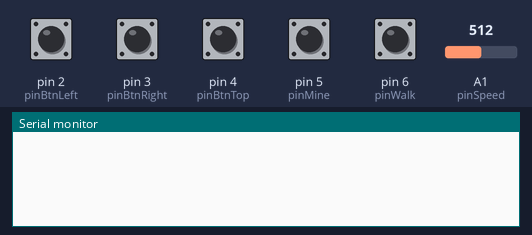
Recording of a sketch running on a simulated Arduino Leonardo, built with avr-gcc and run on an emulated ATmega32U4. Shown: the last lines printed to the serial monitor. Inputs (shaded band) come from the test bench; at power-on: pin 2 (pinBtnLeft), pin 3 (pinBtnRight), pin 4 (pinBtnTop), pin 5 (pinMine), pin 6 (pinWalk) HIGH, A1 (pinSpeed) = 512. USB keyboard and mouse output is not drawn.

Above: at 1.3 s.
1.4 s: pin 5 (pinMine) pulled LOW for 0.15 s
At 2.9 s:
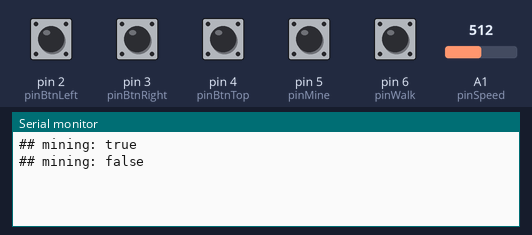
3.5 s: pin 6 (pinWalk) pulled LOW for 0.15 s
At 4.4 s:
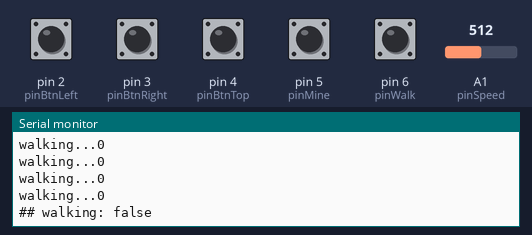

The sketch:

7dtd-autominer.ino
```cpp
/*
  7dtd-auto-miner
  0.0
*/

#include "Keyboard.h"
#include "Mouse.h"

#define pinBtnLeft 2
#define pinBtnRight 3
#define pinBtnTop 4
#define pinMine 5
#define pinWalk 6
#define pinSway A0
#define pinSpeed A1

const int swayDistancePlus = 50;
const int swayDistanceMinus = -50;

const int intervalInput = 500; // ms, interval of the input check loop
const int intervalSwayMin = 1;
const int intervalSwayMax = 10;
int intervalWalk = 10; // ms, interval of the walking loop

unsigned long currMs = 0;
unsigned long lastMain = 0;
unsigned long lastSway = 0;
unsigned long lastWalk = 0;

bool mining = false;
bool walking = false;
bool stateBtnLeft = false;
bool stateBtnRight = false;
bool stateBtnTop = false;
bool stateBtnMine = false;
bool stateBtnWalk = false;
int mouseSway = 0;
int walkSpeed = 0;

int swayPosition = 0;
int intervalSway = 10; // ms, will get modified during runtime
bool swayDirection = false; // false =  up, true = down

void setup() {
  // init Inputs
  pinMode(pinBtnLeft, INPUT_PULLUP);
  pinMode(pinBtnRight, INPUT_PULLUP);
  pinMode(pinBtnTop, INPUT_PULLUP);
  pinMode(pinMine, INPUT_PULLUP);
  pinMode(pinWalk, INPUT_PULLUP);

  Serial.begin(9600);

  // inint USB Hid
  Mouse.begin();
  Keyboard.begin();
}

void loop() {
  currMs = millis();
  if (currMs - lastMain >= intervalInput)
  {
    lastMain = currMs;

    updateInputStates();
    updateAnalogValues();

    //    Serial.println("### currMs - last ###");
    //    Serial.print(currMs - last);
    //    Serial.println("ms");

    //updateKeys();
  }
  updateKeys();
}

void updateInputStates()
{
  stateBtnLeft = !digitalRead(pinBtnLeft);
  stateBtnRight = !digitalRead(pinBtnRight);
  stateBtnTop = !digitalRead(pinBtnTop);
  stateBtnMine = !digitalRead(pinMine);
  stateBtnWalk = !digitalRead(pinWalk);

  //  Serial.println("### btnstates ###");
  //  Serial.println(stateBtnLeft);
  //  Serial.println(stateBtnRight);
  //  Serial.println(stateBtnTop);
  //  Serial.println(stateBtnMine);
  //  Serial.println(stateBtnWalk);
}

void updateAnalogValues()
{
  if (mining)
  {
    mouseSway = analogRead(pinSway);
    intervalSway = map(mouseSway, 0, 1023, intervalSwayMax, intervalSwayMin);
  }
  if (walking)
  {
    walkSpeed = analogRead(pinSpeed);
  }
}

void updateKeys()
{
  if (mining != stateBtnMine)
  {
    if (mining)
    {
      // was active deactivate
      mining = false;
      if (Mouse.isPressed(MOUSE_LEFT)) {
        Mouse.release(MOUSE_LEFT);
      }
    }
    else
    {
      // was active activate
      mining = true;
      if (!Mouse.isPressed(MOUSE_LEFT)) {
        Mouse.press(MOUSE_LEFT);
      }
    }
    Serial.print("## mining: ");
    Serial.println(mining ? "true" : "false");
  }

  if (mining)
  {
    processSway();

//    Serial.print("mining...");
//    Serial.println(mouseSway);
  }


  if (walking != stateBtnWalk)
  {
    if (walking)
    {
      // was active deactivate
      walking = false;
    }
    else
    {
      // was active activate
      walking = true;
    }

    Serial.print("## walking: ");
    Serial.println(walking ? "true" : "false");
  }

  if (walking)
  {
    Serial.print("walking...");
    Serial.println(walkSpeed);
  }
}

void processSway()
{
  if (currMs - lastSway >= intervalSway)
  {
    lastSway = currMs;
    if (swayPosition >= swayDistanceMinus && swayDirection == false)
    {
      if (swayPosition < swayDistancePlus)
      {
        swayPosition++;
        Mouse.move(0, 1, 0);
      }
      else
      {
        swayPosition--;
        swayDirection = true;
        Mouse.move(0, -1, 0);
      }
    }
    else if (swayPosition <= swayDistancePlus && swayDirection == true)
    {
      if (swayPosition > swayDistanceMinus)
      {
        swayPosition--;
        Mouse.move(0, -1, 0);
      }
      else
      {
        swayPosition++;
        swayDirection = false;
        Mouse.move(0, 1, 0);
      }
    }

//    Serial.print("swayPos: ");
//    Serial.print(swayPosition);
//    Serial.print(" ");
//    for(int i = swayDistanceMinus; i < swayPosition; i++)
//    {
//      Serial.print("#");
//    }
//    Serial.println();

  }
}
```

Measured:
- after the input at 1.4 s, the serial monitor: prints a new line after 0.10 s (image 1)
- after the input at 3.5 s, the serial monitor: prints a new line at once (image 2)
